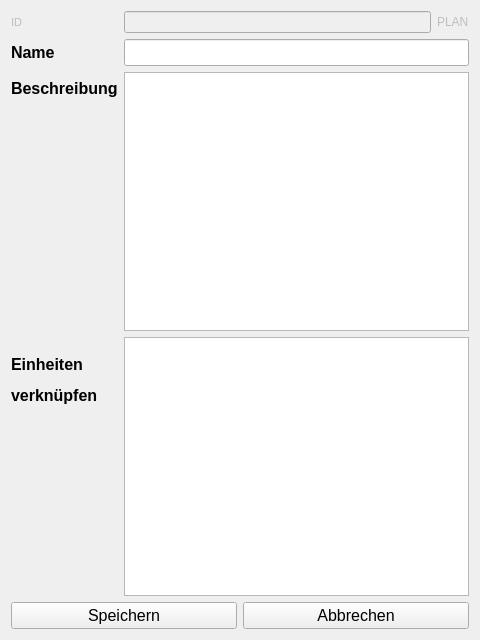
<?xml version="1.0" encoding="UTF-8"?>
<ui version="4.0">
 <class>Form</class>
 <widget class="QWidget" name="Form">
  <property name="geometry">
   <rect>
    <x>0</x>
    <y>0</y>
    <width>480</width>
    <height>640</height>
   </rect>
  </property>
  <property name="windowTitle">
   <string>Form</string>
  </property>
  <layout class="QVBoxLayout" name="verticalLayout">
   <item>
    <layout class="QFormLayout" name="formLayout">
     <item row="0" column="0">
      <widget class="QLabel" name="label_id">
       <property name="enabled">
        <bool>false</bool>
       </property>
       <property name="font">
        <font>
         <pointsize>8</pointsize>
         <weight>50</weight>
         <bold>false</bold>
        </font>
       </property>
       <property name="text">
        <string>ID</string>
       </property>
      </widget>
     </item>
     <item row="0" column="1">
      <layout class="QHBoxLayout" name="horizontalLayout_2">
       <item>
        <widget class="QLineEdit" name="lineEdit_id">
         <property name="enabled">
          <bool>false</bool>
         </property>
         <property name="readOnly">
          <bool>true</bool>
         </property>
        </widget>
       </item>
       <item>
        <widget class="QLabel" name="label_table_name">
         <property name="enabled">
          <bool>false</bool>
         </property>
         <property name="text">
          <string>PLAN</string>
         </property>
        </widget>
       </item>
      </layout>
     </item>
     <item row="1" column="0">
      <widget class="QLabel" name="label_name">
       <property name="font">
        <font>
         <pointsize>12</pointsize>
         <weight>75</weight>
         <bold>true</bold>
        </font>
       </property>
       <property name="text">
        <string>Name</string>
       </property>
      </widget>
     </item>
     <item row="1" column="1">
      <widget class="QLineEdit" name="lineEdit_name">
       <property name="font">
        <font>
         <pointsize>12</pointsize>
        </font>
       </property>
       <property name="text">
        <string extracomment="Name der Übung"/>
       </property>
      </widget>
     </item>
     <item row="2" column="0">
      <widget class="QLabel" name="label_description">
       <property name="font">
        <font>
         <pointsize>12</pointsize>
         <weight>75</weight>
         <bold>true</bold>
        </font>
       </property>
       <property name="text">
        <string>Beschreibung</string>
       </property>
      </widget>
     </item>
     <item row="2" column="1">
      <widget class="QTextEdit" name="textEdit_description">
       <property name="font">
        <font>
         <pointsize>12</pointsize>
        </font>
       </property>
      </widget>
     </item>
     <item row="3" column="1">
      <widget class="QTableWidget" name="table_unit">
       <property name="font">
        <font>
         <pointsize>12</pointsize>
        </font>
       </property>
       <property name="editTriggers">
        <set>QAbstractItemView::NoEditTriggers</set>
       </property>
       <property name="showDropIndicator" stdset="0">
        <bool>false</bool>
       </property>
       <property name="dragDropOverwriteMode">
        <bool>false</bool>
       </property>
       <property name="alternatingRowColors">
        <bool>true</bool>
       </property>
       <property name="selectionMode">
        <enum>QAbstractItemView::MultiSelection</enum>
       </property>
       <property name="selectionBehavior">
        <enum>QAbstractItemView::SelectRows</enum>
       </property>
       <attribute name="horizontalHeaderHighlightSections">
        <bool>false</bool>
       </attribute>
      </widget>
     </item>
     <item row="3" column="0">
      <widget class="QLabel" name="label_link_unit">
       <property name="font">
        <font>
         <pointsize>12</pointsize>
         <weight>75</weight>
         <bold>true</bold>
        </font>
       </property>
       <property name="text">
        <string>&lt;html&gt;&lt;head/&gt;&lt;body&gt;&lt;p&gt;Einheiten&lt;/p&gt;&lt;p&gt;verknüpfen&lt;/p&gt;&lt;/body&gt;&lt;/html&gt;</string>
       </property>
      </widget>
     </item>
    </layout>
   </item>
   <item>
    <layout class="QHBoxLayout" name="horizontalLayout">
     <item>
      <widget class="QPushButton" name="pushButton_save">
       <property name="font">
        <font>
         <pointsize>12</pointsize>
        </font>
       </property>
       <property name="text">
        <string>Speichern</string>
       </property>
      </widget>
     </item>
     <item>
      <widget class="QPushButton" name="pushButton_cancel">
       <property name="font">
        <font>
         <pointsize>12</pointsize>
        </font>
       </property>
       <property name="text">
        <string>Abbrechen</string>
       </property>
      </widget>
     </item>
    </layout>
   </item>
  </layout>
 </widget>
 <resources/>
 <connections/>
</ui>
